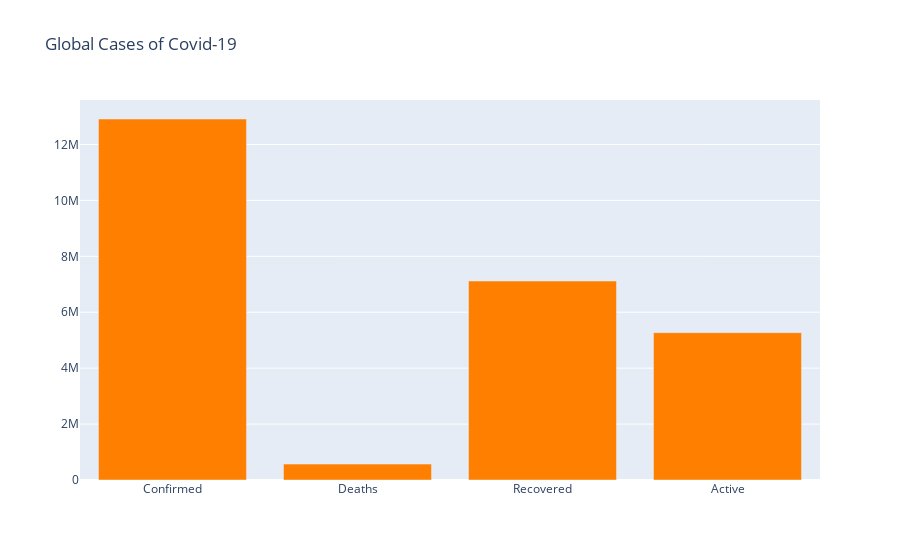

The notebook cell saved with this chart:
### Code cell
single_bar_graph(labels,values,"rgb(255,128,0)","Global Cases of Covid-19")

### Figure 1 — Plotly figure (JSON) as saved in the notebook; plotly's stock layout.template omitted (floating-point values rounded to 4 significant figures)
{"data": [{"marker": {"color": "rgb(255,128,0)"}, "type": "bar", "x": ["Confirmed", "Deaths", "Recovered", "Active"], "y": [12910357, 569128, 7116957, 5269635]}], "layout": {"title": {"text": "Global Cases of Covid-19"}}}
